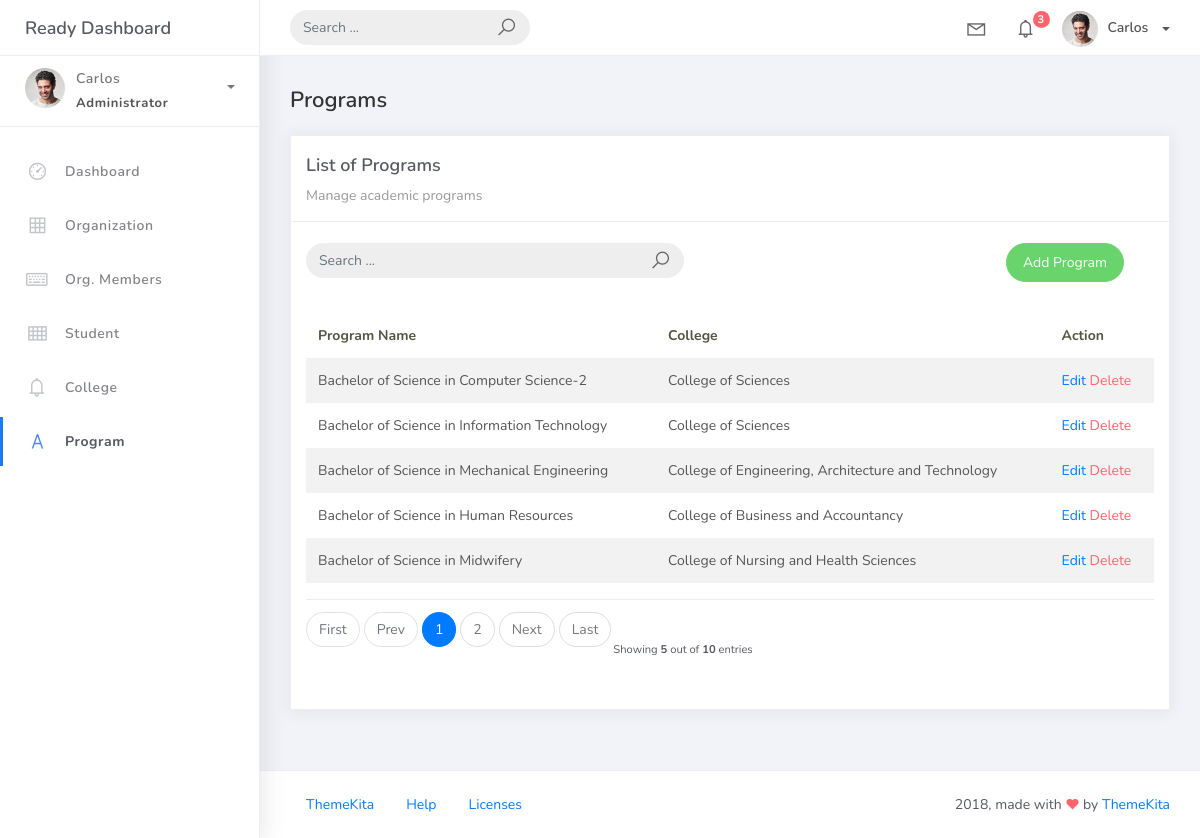
/program_list/, run on an earlier commit of the app's database.
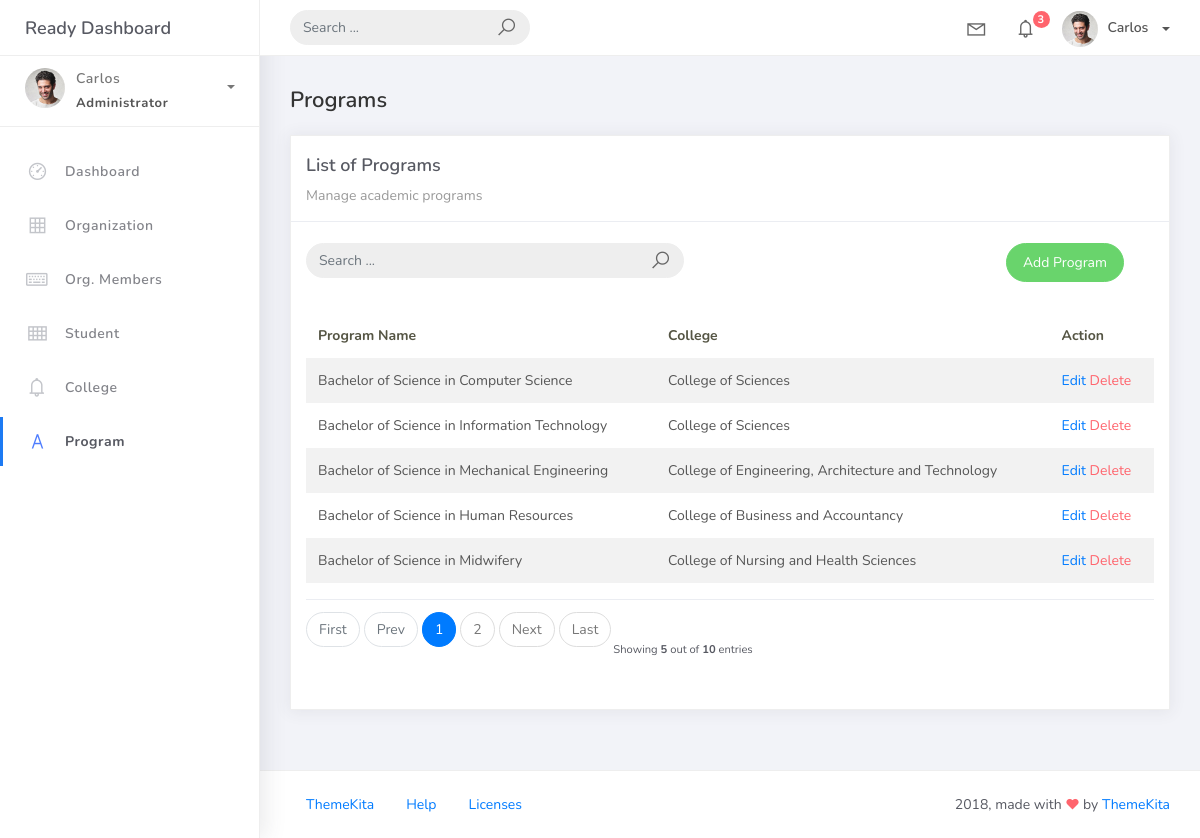
And on a later commit of the database.
### studentorg/models.py (models this page shows, shortened)
class BaseModel(models.Model):
    created_at = models.DateTimeField(auto_now_add=True, db_index=True)
    updated_at = models.DateTimeField(auto_now=True)
    class Meta:
        abstract = True

class Program(BaseModel):
    prog_name = models.CharField(max_length=150)
    college = models.ForeignKey(College, on_delete=models.CASCADE)

class College(BaseModel):
    college_name = models.CharField(max_length=150)
    def __str__(self):
        return self.college_name

### studentorg/views.py (the view)
# urls.py: path('program_list/', ProgramList.as_view(), name='program-list'),
class ProgramList(ListView):
    model = Program
    context_object_name = 'program'
    template_name = 'program/program_list.html'
    paginate_by = 5
    def get_queryset(self, *args, **kwargs):
        qs = super().get_queryset(*args, **kwargs)
        if self.request.GET.get("q") != None:
            query = self.request.GET.get('q')
            qs = qs.filter(Q(prog_name__icontains=query))
        return qs

### templates/program/program_list.html (shortened to what this page needs)
{% extends 'base.html' %} {% load static %} {% block content %}
<div class="content">
  <div class="container-fluid">
    <h4 class="page-title">Programs</h4>
    <div class="row">
      <div class="col-md-12">
        <div class="card">
          <div class="card-header">
            <div class="card-title">List of Programs</div>
            <div class="card-category">Manage academic programs</div>
          </div>
          <br />
          <div class="col-md-12 row">
            <div class="col-md-6">
              <form
                class="navbar-left navbar-form nav-search mr-md-3"
                action="{% url 'program-list' %}"
              >
                <div class="input-group">
                  <input
                    type="text"
                    placeholder="Search ..."
                    class="form-control"
                    name="q"
                    value="{{ request.GET.q }}"
                  />
                  <div class="input-group-append">
                    <span class="input-group-text">
                      <i class="la la-search search-icon"></i>
                    </span>
                  </div>
                </div>
              </form>
            </div>
            <div class="col-md-6">
              <div class="pull-right">
                <a
                  href="{% url 'program-add' %}"
                  class="btn btn-success btn-rounded"
                  >Add Program</a
                >
              </div>
            </div>
          </div>
          <div class="card-body">
            <table class="table table-striped mt-3">
              <thead>
                <tr>
                  <th scope="col">Program Name</th>
                  <th scope="col">College</th>
                  <th scope="col">Action</th>
                </tr>
              </thead>
              <tbody>
                {% for object in object_list %}
                <tr>
                  <td>{{ object.prog_name }}</td>
                  <td>{{ object.college }}</td>
                  <td>
                    <a href="{% url 'program-update' object.id %}">Edit</a>
                    <a
                      href="{% url 'program-delete' object.id %}"
                      class="text-danger"
                      >Delete</a
                    >
                  </td>
                </tr>
                {% endfor %}
              </tbody>
            </table>
            {% include 'includes/pagination.html' %}
          </div>
        </div>
      </div>
    </div>
  </div>
</div>
{% include "includes/message.html" %} {% endblock %}

What changed in the data, as far as the page shows it:
changed Program: prog_name "Bachelor of Science in Computer Science-2" → "Bachelor of Science in Computer Science"
